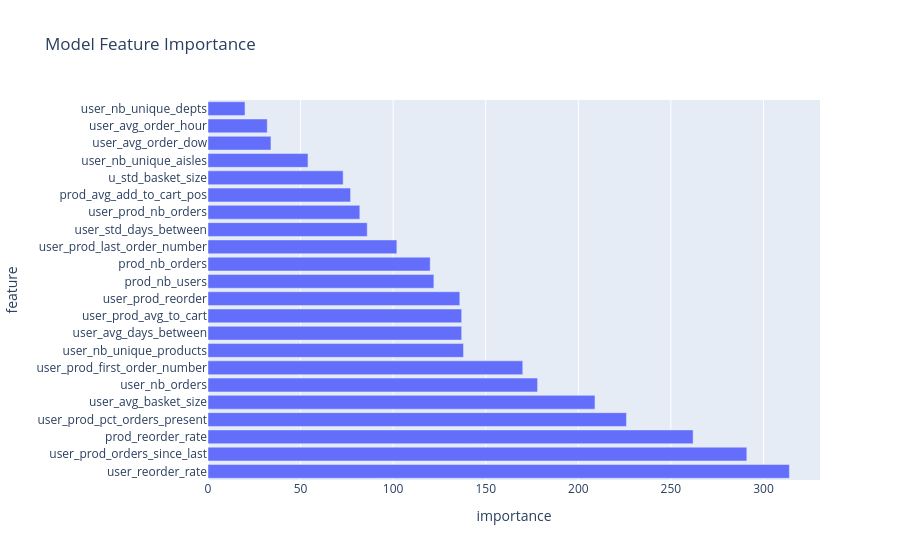

Notebook source saved alongside this figure:
### Code cell
importance = pd.DataFrame({
    "feature": input_train.columns,
    "importance": model.feature_importances_
})

importance = importance.sort_values("importance", ascending=False)

fig = px.bar(
    importance,
    x="importance",
    y="feature",
    orientation="h",
    title="Model Feature Importance"
)

fig.show()

### Figure 1 — Plotly figure (JSON) as saved in the notebook; plotly's stock layout.template omitted (floating-point values rounded to 4 significant figures)
{"data": [{"hovertemplate": "importance=%{x}<br>feature=%{y}<extra></extra>", "legendgroup": "", "marker": {"color": "#636efa", "pattern": {"shape": ""}}, "name": "", "orientation": "h", "showlegend": false, "textposition": "auto", "type": "bar", "x": [314, 291, 262, 226, 209, 178, 170, 138, 137, 137, 136, 122, 120, 102, 86, 82, 77, 73, 54, 34, 32, 20], "xaxis": "x", "y": ["user_reorder_rate", "user_prod_orders_since_last", "prod_reorder_rate", "user_prod_pct_orders_present", "user_avg_basket_size", "user_nb_orders", "user_prod_first_order_number", "user_nb_unique_products", "user_avg_days_between", "user_prod_avg_to_cart", "user_prod_reorder", "prod_nb_users", "prod_nb_orders", "user_prod_last_order_number", "user_std_days_between", "user_prod_nb_orders", "prod_avg_add_to_cart_pos", "u_std_basket_size", "user_nb_unique_aisles", "user_avg_order_dow", "user_avg_order_hour", "user_nb_unique_depts"], "yaxis": "y"}], "layout": {"barmode": "relative", "legend": {"tracegroupgap": 0}, "title": {"text": "Model Feature Importance"}, "xaxis": {"anchor": "y", "domain": [0, 1], "title": {"text": "importance"}}, "yaxis": {"anchor": "x", "domain": [0, 1], "title": {"text": "feature"}}}}
